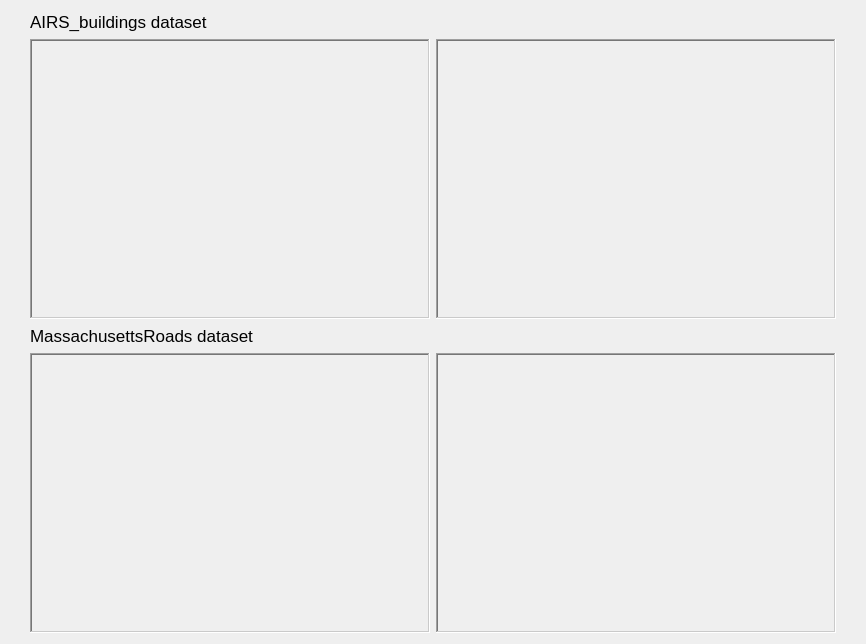
                <widget class="QWidget" name="scrollAreaWidgetContents">
                 <property name="geometry">
                  <rect>
                   <x>0</x>
                   <y>0</y>
                   <width>866</width>
                   <height>644</height>
                  </rect>
                 </property>
                 <layout class="QGridLayout" name="gridLayout">
                  <item row="0" column="0">
                   <layout class="QVBoxLayout" name="verticalLayout_10">
                    <item>
                     <widget class="QLabel" name="label_5">
                      <property name="font">
                       <font>
                        <pointsize>13</pointsize>
                       </font>
                      </property>
                      <property name="text">
                       <string>AIRS_buildings dataset</string>
                      </property>
                     </widget>
                    </item>
                    <item>
                     <layout class="QHBoxLayout" name="horizontalLayout_2">
                      <item>
                       <widget class="QLabel" name="label_44">
                        <property name="minimumSize">
                         <size>
                          <width>400</width>
                          <height>280</height>
                         </size>
                        </property>
                        <property name="maximumSize">
                         <size>
                          <width>400</width>
                          <height>280</height>
                         </size>
                        </property>
                        <property name="frameShape">
                         <enum>QFrame::WinPanel</enum>
                        </property>
                        <property name="frameShadow">
                         <enum>QFrame::Sunken</enum>
                        </property>
                        <property name="text">
                         <string/>
                        </property>
                        <property name="pixmap">
                         <pixmap>C:/Users/matve/Desktop/Снимок11.PNG</pixmap>
                        </property>
                        <property name="scaledContents">
                         <bool>true</bool>
                        </property>
                       </widget>
                      </item>
                      <item>
                       <widget class="QLabel" name="label_45">
                        <property name="minimumSize">
                         <size>
                          <width>400</width>
                          <height>280</height>
                         </size>
                        </property>
                        <property name="maximumSize">
                         <size>
                          <width>400</width>
                          <height>280</height>
                         </size>
                        </property>
                        <property name="frameShape">
                         <enum>QFrame::WinPanel</enum>
                        </property>
                        <property name="frameShadow">
                         <enum>QFrame::Sunken</enum>
                        </property>
                        <property name="text">
                         <string/>
                        </property>
                        <property name="pixmap">
                         <pixmap>C:/Users/matve/Desktop/Снимок22.PNG</pixmap>
                        </property>
                        <property name="scaledContents">
                         <bool>true</bool>
                        </property>
                       </widget>
                      </item>
                     </layout>
                    </item>
                    <item>
                     <widget class="QLabel" name="label">
                      <property name="font">
                       <font>
                        <pointsize>13</pointsize>
                       </font>
                      </property>
                      <property name="text">
                       <string>MassachusettsRoads dataset</string>
                      </property>
                     </widget>
                    </item>
                    <item>
                     <layout class="QHBoxLayout" name="horizontalLayout_4">
                      <item>
                       <widget class="QLabel" name="label_46">
                        <property name="minimumSize">
                         <size>
                          <width>400</width>
                          <height>280</height>
                         </size>
                        </property>
                        <property name="maximumSize">
                         <size>
                          <width>400</width>
                          <height>280</height>
                         </size>
                        </property>
                        <property name="frameShape">
                         <enum>QFrame::WinPanel</enum>
                        </property>
                        <property name="frameShadow">
                         <enum>QFrame::Sunken</enum>
                        </property>
                        <property name="text">
                         <string/>
                        </property>
                        <property name="pixmap">
                         <pixmap>../../СКРИНЫ КОЛАБА/Massachusetts/loss.png</pixmap>
                        </property>
                        <property name="scaledContents">
                         <bool>true</bool>
                        </property>
                       </widget>
                      </item>
                      <item>
                       <widget class="QLabel" name="label_47">
                        <property name="minimumSize">
                         <size>
                          <width>400</width>
                          <height>280</height>
                         </size>
                        </property>
                        <property name="maximumSize">
                         <size>
                          <width>400</width>
                          <height>280</height>
                         </size>
                        </property>
                        <property name="frameShape">
                         <enum>QFrame::WinPanel</enum>
                        </property>
                        <property name="frameShadow">
                         <enum>QFrame::Sunken</enum>
                        </property>
                        <property name="text">
                         <string/>
                        </property>
                        <property name="pixmap">
                         <pixmap>../../СКРИНЫ КОЛАБА/Massachusetts/dice.png</pixmap>
                        </property>
                        <property name="scaledContents">
                         <bool>true</bool>
                        </property>
                       </widget>
                      </item>
                     </layout>
                    </item>
                   </layout>
                  </item>
                 </layout>
                </widget>
